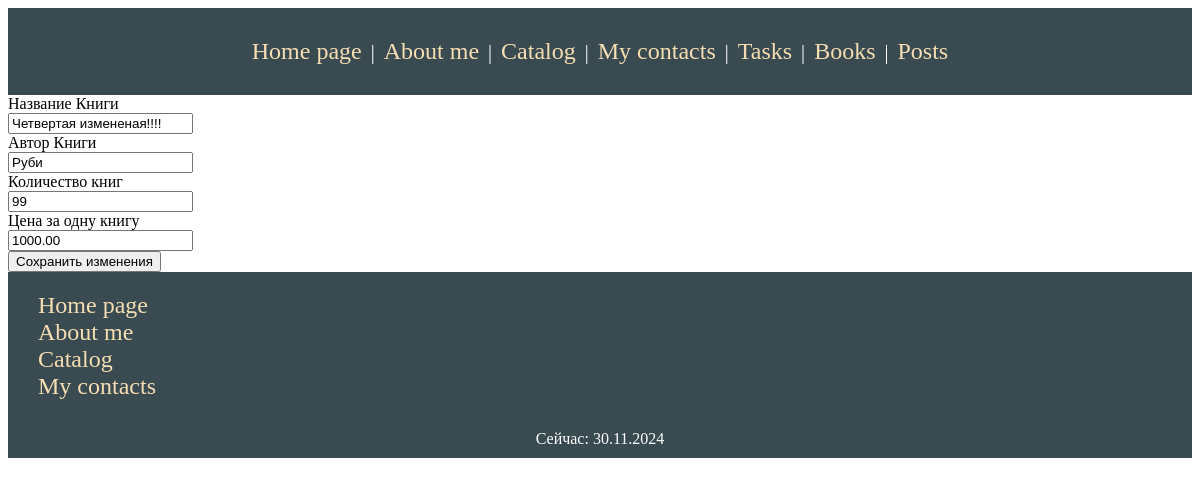
Page /books/1/book_edit/ on the committed database.
### block/models/book.py (models this page shows)
class Book(models.Model):
    title = models.CharField(max_length=150, validators=[MinLengthValidator(10)])
    author = models.CharField(max_length=100, validators=[MinLengthValidator(10)])
    published_date = models.DateTimeField(auto_now_add=True)
    price = models.DecimalField(max_digits=19, decimal_places=2)
    stock = models.IntegerField()

### block/views.py (the view)
# urls.py: path('books/<int:id>/book_edit/', views.book_edit),
def book_edit(request, id):
    try:
        bookEdit = Book.objects.get(id=id)
        if request.method == 'POST':
            bookEdit.title = request.POST.get('title')
            bookEdit.author = request.POST.get('author')
            bookEdit.price = request.POST.get('price')
            bookEdit.stock = request.POST.get('stock')
            bookEdit.save()
            return HttpResponseRedirect('/books')
        else:
            return render(request, 'Books/book_edit.html', {'bookEdit': bookEdit, 'my_date': datetime.now()})
    except Book.DoesNotExist:
        return HttpResponseNotFound("<h2>Ошибочка при редактировании)</h2>")

### block/templates/Books/book_edit.html (shortened to what this page needs)
{% extends "base.html" %}
{% block content %}
<form method="POST">
    <label>Название Книги</label><br>
    <input type="text" name="title" value="{{bookEdit.title}}"/><br>
    <label>Автор Книги</label><br>
    <input type="text" name="author" value="{{bookEdit.author}}"/><br>
    <label>Количество книг</label><br>
    <input type="number" name="stock" value="{{bookEdit.stock}}"/><br>
    <label>Цена за одну книгу</label><br>
    <input type="number" name="price" value="{{bookEdit.price}}"/><br>
    <input type="submit" value="Сохранить изменения" /><br>
</form>
{% endblock content %}

### block/static/css/styles.css (style rules this page uses)
html { margin: 0px; -webkit-background-size: cover; -moz-background-size: cover; -o-background-size: cover; background-size: cover; }
body { max-height: 100%; }

### rows in the picture
Book: title "Четвертая измененая!!!!", author "Руби", stock "99", price "1000.00"
